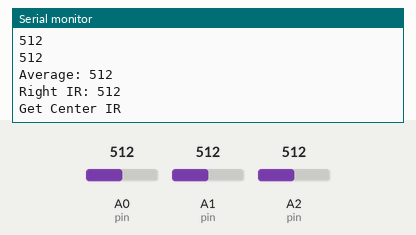
Bench run of a sketch on a simulated Arduino Uno, built with avr-gcc and run on an emulated ATmega328P. Parts: the last lines printed to the serial monitor. The inputs (shaded band) are chosen by the test bench; at power-on: A0 (pin) = 512, A1 (pin) = 512, A2 (pin) = 512.

Above: at 1.3 s.
1.4 s: A0 (pin) set to 716
At 3.1 s:
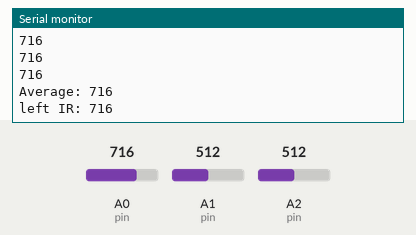
3.5 s: A1 (pin) set to 716
At 3.88 s:
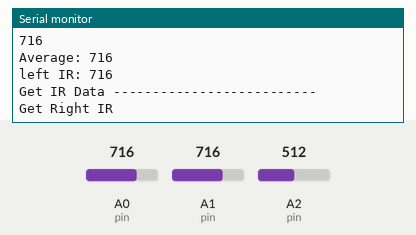
5.0 s: A2 (pin) set to 716
At 5.9 s:
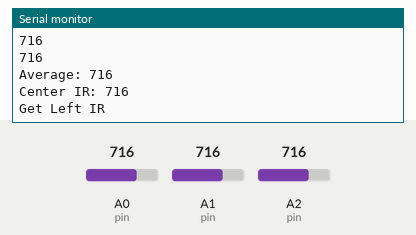
6.5 s: A1 (pin) set to 900
At 7.95 s:
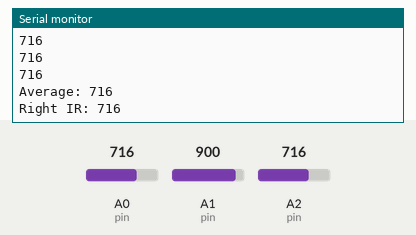
8.0 s: A0 (pin) set to 900
At 8.96 s:
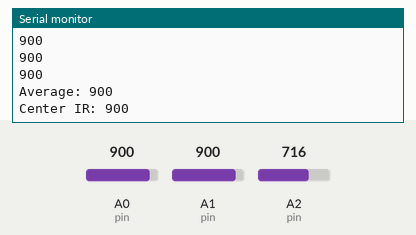
9.5 s: A2 (pin) set to 900
At 10.5 s:
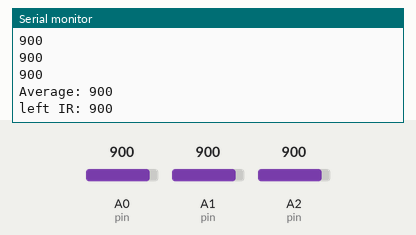
Timing chart, 0 to 12.0 s (numbered marks = the images above; inputs shaded):
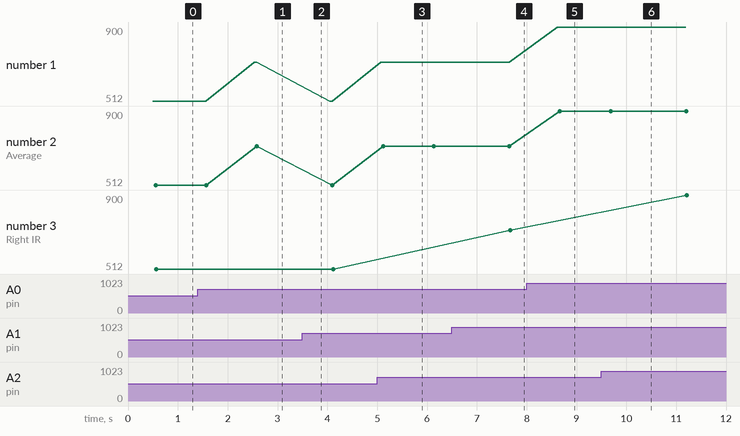

Measured:
- after the input at 1.4 s, the serial monitor: prints a new line after 1.1 s (image 1)
- plotted number 1: 512 → 716 after the input at 1.4 s
- plotted number 2: 512 → 716 after the input at 1.4 s

The sketch:

IR_sensors.ino
```cpp
void setup() { Serial.begin(9600);

pinMode(A0, INPUT);
pinMode(A1, INPUT);
pinMode(A2, INPUT);


}

void loop() {

  Serial.println("");
  Serial.println("Get IR Data --------------------------");
  Serial.println("");

  Serial.println("Get Right IR");
  delay(500);
  int rightIR = GetIR(0);
  Serial.print("Right IR: "), Serial.println(rightIR), Serial.println("");
  delay(500);

  Serial.println("Get Center IR");
  delay(500);
  int centerIR = GetIR(1);
  Serial.print("Center IR: "), Serial.println(centerIR), Serial.println("");
  delay(500);

  Serial.println("Get Left IR");
  delay(500);
  int leftIR = GetIR(2);
  Serial.print("left IR: "), Serial.println(leftIR), Serial.print("");
  delay(1000);

}

int GetIR(int pin){ int total = 0;

                    if      (pin == 0) {pin = A2;}
                    else if (pin == 1) {pin = A1;}
                    else               {pin = A0;}


                    for(int i=0; i<10; i++) { int plus = analogRead(pin);
                                              Serial.println(plus);
                                              total= total + plus;
                                             }

                    int average = total/10;
                    Serial.print("Average: "), Serial.println(average);
                    return average;
                   }
```
